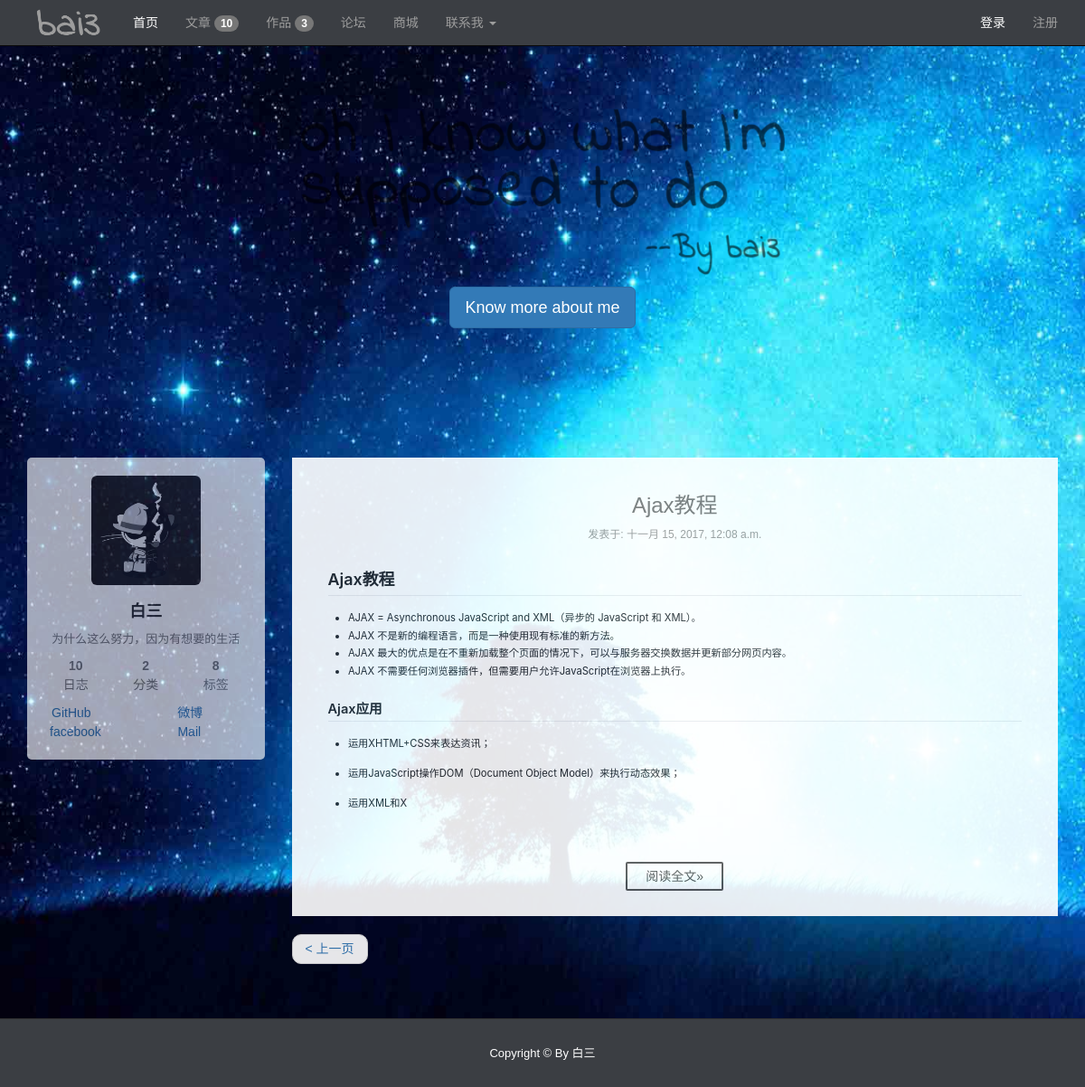
/?page=4, run on the app's committed database.
### index/models.py (models this page shows, shortened)
class Article(models.Model):
    title = models.CharField(max_length=100, verbose_name="文章标题")
    type = models.CharField(max_length=20, default='note', verbose_name="文章类别")
    tag = models.CharField(max_length=100, verbose_name="文章标签")
    pub_time = models.DateTimeField(default=timezone.now, verbose_name="文章创建时间")
    body = models.TextField(verbose_name="文章内容")
    class Meta:
        ordering = ('-pub_time',)

### index/views.py (the view)
# urls.py: url(r'^$', index),
def index(request):
    total = common()
    light = 1
    template = get_template('index/index.html')
    articles = Article.objects.all()
    for article in articles:
        article.body = markdown(article.body)
    paginator = Paginator(articles, 3)
    page = request.GET.get('page')
    try:
        articles = paginator.page(page)
    except PageNotAnInteger:
        articles = paginator.page(1)
    except EmptyPage:
        articles = paginator.page(paginator.num_pages)
    html = template.render(locals())
    return HttpResponse(html)

### index/views.py (called while the page is built)
def common():
    work_total = Work.objects.count()
    amount = Article.objects.count()
    tag_amount = Article.objects.values('tag').distinct().count()
    type_amount = Article.objects.values('type').distinct().count()
    return work_total, amount, tag_amount, type_amount

### index/templates/index/index.html (shortened to what this page needs)
{% extends 'index/base.html' %}
{% block css %}
    <link rel="stylesheet" href="/static/css/common/markdown.css">
{% endblock %}
{% block banner %}
    <div class="jumbotron" style="background: none;margin-top: 50px ">
        <h1>
            <img src="/static/img/common/header.svg" class="img-responsive center-block" style="opacity: .6;width: 627px;">
        </h1>
        <p style="text-align: center"><a class="btn btn-primary btn-lg" href="javascript: alert('简历的github被我删了，以后补齐。')" role="button" target="_blank">Know more about me</a></p>
    </div>
{% endblock %}
{%  block content %}
    {% block aside %}{% include 'index/aside.html' %}{% endblock %}
    {% block main %}
        <main  class="col-md-9" >
            {% for article in articles %}
            <article>
                <header style="margin-bottom: 30px">
                    <h3 class="text-center">
                        <a href="/article/{{ article.id }}" class="text-muted">
                            {{ article.title }}
                        </a>
                    </h3>
                    <div class="text-center" style="color: #999;font-family: 'PingFang SC', 'Microsoft YaHei', sans-serif;font-size: 12px;">
                        发表于: {{ article.pub_time }}
                    </div>
                </header>
                <div class="body markdown-body" style="overflow-y: hidden;min-height: 200px">
                    {{ article.body | truncatechars:400| safe }}
                </div>
                <div class="footer text-center" >
                    <a href="/article/{{ article.id }}" class="btn-readmore" role="button">阅读全文»</a>
                </div>
            </article>
            {% endfor %}
            <nav>
                <ul class="pager">
                    {% if articles.has_previous %}
                    <li class="previous"><a  href="?page={{ articles.previous_page_number }}"><span aria-hidden="true"><</span> 上一页</a></li>
                    {% endif %}
                </ul>
            </nav>
        </main>
    {% endblock %}
{% endblock %}

### static/css/index/index.css (style rules this page uses)
body { font: 14px/1.5 "PingFang SC", "Microsoft YaHei", sans-serif; background-color: #ebebeb; background: url('../../img/common/bak2.jpg') no-repeat ; background-size: 100% 100%; background-attachment: fixed; }
article { background: #fff; padding: 20px 10px; margin-bottom: 10px; }
.footer .btn-readmore { color: #555; display: inline-block; padding: 0 20px; font-size: 14px; background: #fff; border-radius: 2px; line-height: 2; margin: 0 4px 8px 4px; border: 2px solid #555; text-decoration: none; transition-property: background-color; transition-duration: 0.2s; transition-timing-function: ease-in-out; transition-delay: 0s; }
article .body { padding: 0 3rem; margin-bottom: 40px; font-size: 0.8em; }
.markdown-body { font-size: 1em; }

### static/css/common/markdown.css (style rules this page uses)
.markdown-body { -ms-text-size-adjust: 100%; -webkit-text-size-adjust: 100%; line-height: 1.5; color: #24292e; font-family: -apple-system, BlinkMacSystemFont, "Segoe UI", Helvetica, Arial, sans-serif, "Apple Color Emoji", "Segoe UI Emoji", "Segoe UI Symbol"; font-size: 16px; line-height: 1.5; word-wrap: break-word; }
.markdown-body h1 { font-size: 2em; margin: 0.67em 0; }
.markdown-body * { box-sizing: border-box; }
.markdown-body h1, .markdown-body h2, .markdown-body h3, .markdown-body h4, .markdown-body h5, .markdown-body h6 { margin-top: 0; margin-bottom: 0; }
.markdown-body h1 { font-size: 24px; font-weight: 600; }
.markdown-body h2 { font-size: 20px; font-weight: 600; }
.markdown-body p { margin-top: 0; margin-bottom: 10px; }
.markdown-body ul, .markdown-body ol { padding-left: 0; margin-top: 0; margin-bottom: 0; }
.markdown-body::before { display: table; content: ""; }
.markdown-body::after { display: table; clear: both; content: ""; }
.markdown-body>*:first-child { margin-top: 0 !important; }
.markdown-body>*:last-child { margin-bottom: 0 !important; }
.markdown-body p, .markdown-body blockquote, .markdown-body ul, .markdown-body ol, .markdown-body dl, .markdown-body table, .markdown-body pre { margin-top: 0; margin-bottom: 16px; }
.markdown-body h1, .markdown-body h2, .markdown-body h3, .markdown-body h4, .markdown-body h5, .markdown-body h6 { margin-top: 24px; margin-bottom: 16px; font-weight: 600; line-height: 1.25; }
.markdown-body h1 { padding-bottom: 0.3em; font-size: 1.6em; border-bottom: 1px solid #eaecef; }
.markdown-body h2 { padding-bottom: 0.3em; font-size: 1.3em; border-bottom: 1px solid #eaecef; }
.markdown-body ul, .markdown-body ol { padding-left: 2em; }
.markdown-body li>p { margin-top: 16px; }
.markdown-body li+li { margin-top: 0.25em; }

### data on the page
Article: title "Ajax教程", pub_time "十一月 15, 2017, 12:08 a.m.", body "Ajax教程 AJAX = Asynchronous JavaScript and XML（异步的 JavaScript 和 XML）。 AJAX 不是新的编程语言，而是一种使用现有标准的新方法。 AJAX 最大的优点是在不重新加载整个页面的情况下，可以与服务器交换数据并更新部分网页内容。 AJAX 不需要任何浏览器插件，但需要用户允许JavaScript在浏览器上执行。 Ajax应用 运用XHTML+CSS来表达资讯； 运用JavaScript操作DOM（Document Object Model）来执行动态效果； 运用XML和X"

### other printed values
{{ total.1 }} "10"
{{ total.0 }} "3"
{{ total.3 }} "2"
{{ total.2 }} "8"
